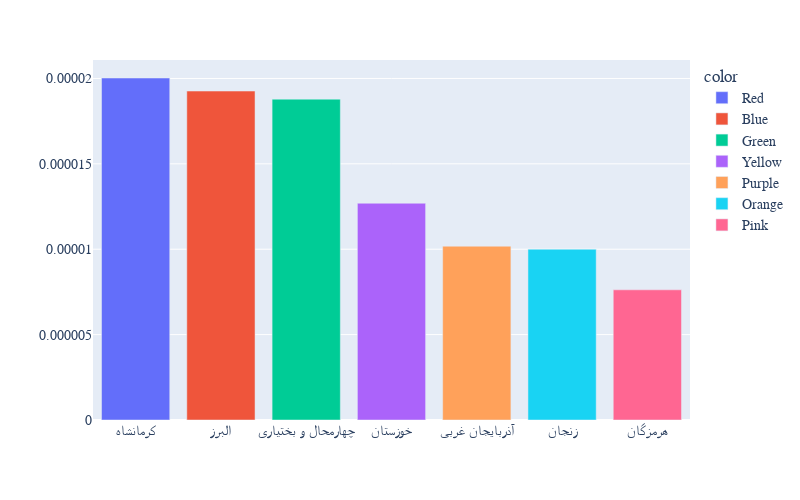

The cell this chart's notebook holds for it:
### Code cell
fig = px.bar(top7_unemp, x='state', y='unemployment', color=['Red', 'Blue', 'Green', 'Yellow', 'Purple', 'Orange', 'Pink'])
fig.update_layout(width=800, height=500, yaxis={'tickformat':'f'}, yaxis_title='', xaxis_title='', font={'family':'B Koodak', 'size':14})

### Figure 1 — Plotly figure (JSON) as saved in the notebook; plotly's stock layout.template omitted (floating-point values rounded to 4 significant figures)
{"data": [{"alignmentgroup": "True", "hovertemplate": "color=Red<br>state=%{x}<br>unemployment=%{y}<extra></extra>", "legendgroup": "Red", "marker": {"color": "#636efa", "pattern": {"shape": ""}}, "name": "Red", "offsetgroup": "Red", "orientation": "v", "showlegend": true, "textposition": "auto", "x": ["کرمانشاه"], "xaxis": "x", "y": [2.003e-05], "yaxis": "y", "type": "bar"}, {"alignmentgroup": "True", "hovertemplate": "color=Blue<br>state=%{x}<br>unemployment=%{y}<extra></extra>", "legendgroup": "Blue", "marker": {"color": "#EF553B", "pattern": {"shape": ""}}, "name": "Blue", "offsetgroup": "Blue", "orientation": "v", "showlegend": true, "textposition": "auto", "x": ["البرز"], "xaxis": "x", "y": [1.926e-05], "yaxis": "y", "type": "bar"}, {"alignmentgroup": "True", "hovertemplate": "color=Green<br>state=%{x}<br>unemployment=%{y}<extra></extra>", "legendgroup": "Green", "marker": {"color": "#00cc96", "pattern": {"shape": ""}}, "name": "Green", "offsetgroup": "Green", "orientation": "v", "showlegend": true, "textposition": "auto", "x": ["چهارمحال و بختیاری"], "xaxis": "x", "y": [1.879e-05], "yaxis": "y", "type": "bar"}, {"alignmentgroup": "True", "hovertemplate": "color=Yellow<br>state=%{x}<br>unemployment=%{y}<extra></extra>", "legendgroup": "Yellow", "marker": {"color": "#ab63fa", "pattern": {"shape": ""}}, "name": "Yellow", "offsetgroup": "Yellow", "orientation": "v", "showlegend": true, "textposition": "auto", "x": ["خوزستان"], "xaxis": "x", "y": [1.269e-05], "yaxis": "y", "type": "bar"}, {"alignmentgroup": "True", "hovertemplate": "color=Purple<br>state=%{x}<br>unemployment=%{y}<extra></extra>", "legendgroup": "Purple", "marker": {"color": "#FFA15A", "pattern": {"shape": ""}}, "name": "Purple", "offsetgroup": "Purple", "orientation": "v", "showlegend": true, "textposition": "auto", "x": ["آذربایجان غربی"], "xaxis": "x", "y": [1.018e-05], "yaxis": "y", "type": "bar"}, {"alignmentgroup": "True", "hovertemplate": "color=Orange<br>state=%{x}<br>unemployment=%{y}<extra></extra>", "legendgroup": "Orange", "marker": {"color": "#19d3f3", "pattern": {"shape": ""}}, "name": "Orange", "offsetgroup": "Orange", "orientation": "v", "showlegend": true, "textposition": "auto", "x": ["زنجان"], "xaxis": "x", "y": [1e-05], "yaxis": "y", "type": "bar"}, {"alignmentgroup": "True", "hovertemplate": "color=Pink<br>state=%{x}<br>unemployment=%{y}<extra></extra>", "legendgroup": "Pink", "marker": {"color": "#FF6692", "pattern": {"shape": ""}}, "name": "Pink", "offsetgroup": "Pink", "orientation": "v", "showlegend": true, "textposition": "auto", "x": ["هرمزگان"], "xaxis": "x", "y": [7.623e-06], "yaxis": "y", "type": "bar"}], "layout": {"xaxis": {"anchor": "y", "domain": [0.0, 1.0], "title": {"text": ""}}, "yaxis": {"anchor": "x", "domain": [0.0, 1.0], "title": {"text": ""}, "tickformat": "f"}, "legend": {"title": {"text": "color"}, "tracegroupgap": 0}, "margin": {"t": 60}, "barmode": "relative", "font": {"family": "B Koodak", "size": 14}, "width": 800, "height": 500}}
